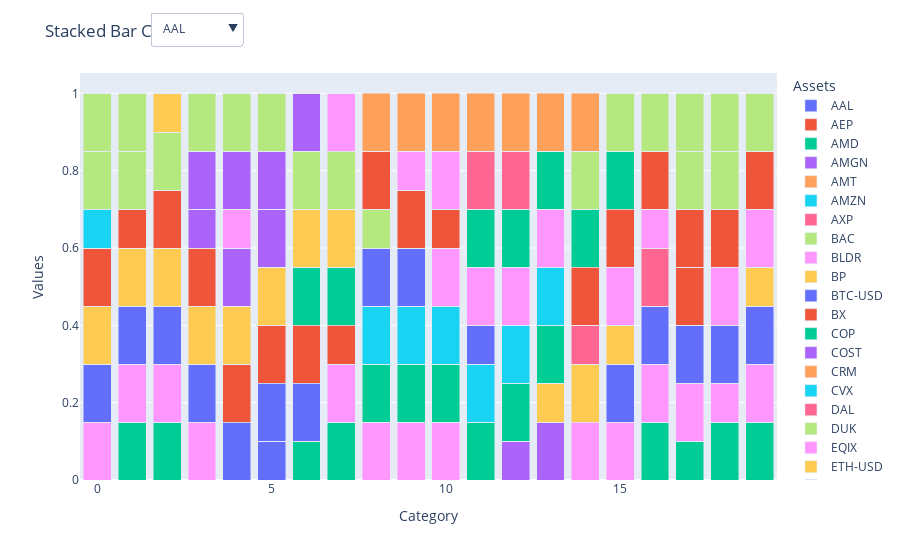

The code cell stored with this chart in its notebook:
### Code cell
import plotly.express as px

# Assuming df is your DataFrame with data
fig = px.bar(df, barmode='stack')
fig.update_layout(
    title='Stacked Bar Chart',
    xaxis=dict(title='Category'),
    yaxis=dict(title='Values'),
    legend=dict(title='Assets'),
)
# Create dropdown menu for variable selection
buttons = [
    dict(label=var, method='update', args=[{'visible': [col == var for col in df.columns]}])
    for var in df.columns
]
# Add an option to reset the graph
buttons.append(
    dict(label="Reset", method="update", args=[{'visible': [True] * len(df.columns)}])
)

fig.update_layout(
    updatemenus=[
        dict(
            buttons=buttons,
            direction='down',
            showactive=True,
            x=0.1,
            xanchor='left',
            y=1.15,
            yanchor='top'
        ),
    ]
)
fig.show()
